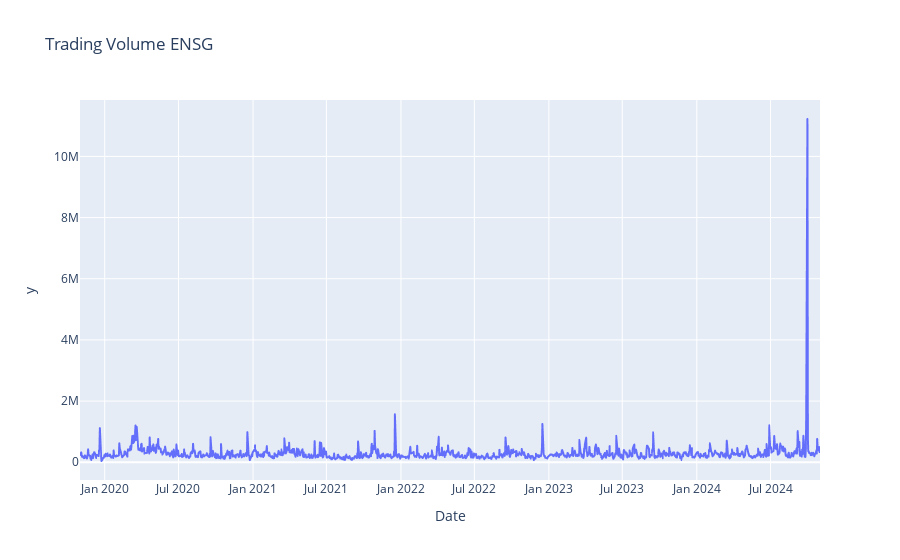

Write notebook code for a chart like this one.
### Code cell
#Volume anlysis
fig_volume = px.line(df_ensign, x=df_ensign.index, y=df_ensign['Volume'].values.squeeze(), title='Trading Volume ENSG')
fig_volume.show()

### Figure 1 — Plotly figure (JSON) as saved in the notebook; plotly's stock layout.template omitted (floating-point values rounded to 4 significant figures; data arrays with more than 128 entries replaced by an {"elided": "..."} marker saying what was removed)
{"data": [{"hovertemplate": "Date=%{x}<br>y=%{y}<extra></extra>", "legendgroup": "", "line": {"color": "#636efa", "dash": "solid"}, "marker": {"symbol": "circle"}, "mode": "lines", "name": "", "showlegend": false, "type": "scattergl", "x": {"elided": "1258 str values"}, "xaxis": "x", "y": {"elided": "1258 int values"}, "yaxis": "y"}], "layout": {"autosize": true, "legend": {"tracegroupgap": 0}, "title": {"text": "Trading Volume ENSG"}, "xaxis": {"anchor": "y", "autorange": true, "domain": [0, 1], "range": ["2019-11-01", "2024-10-31"], "title": {"text": "Date"}, "type": "date"}, "yaxis": {"anchor": "x", "autorange": true, "domain": [0, 1], "range": [-580550, 11844450], "title": {"text": "y"}, "type": "linear"}}}
